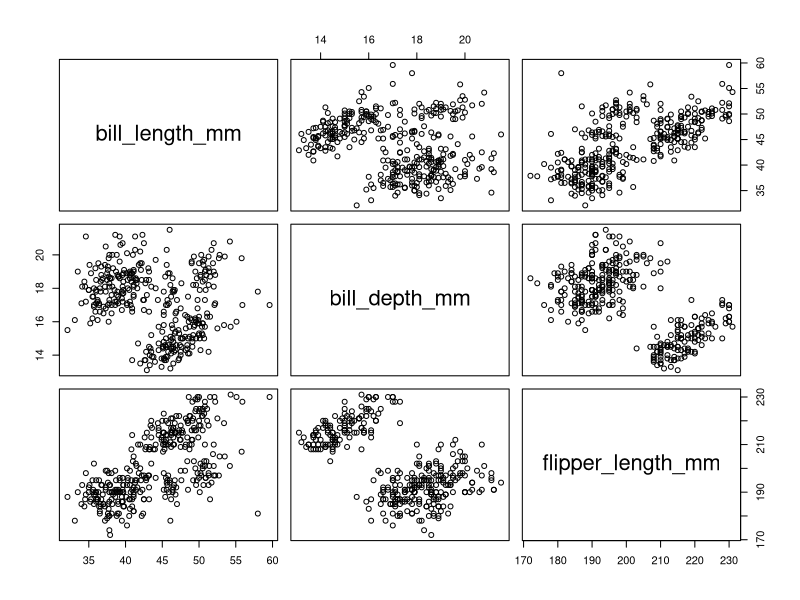
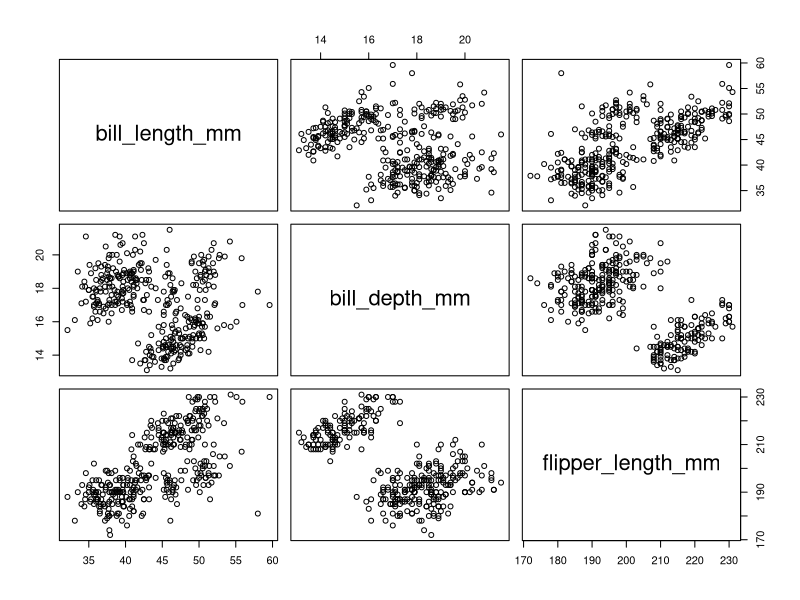
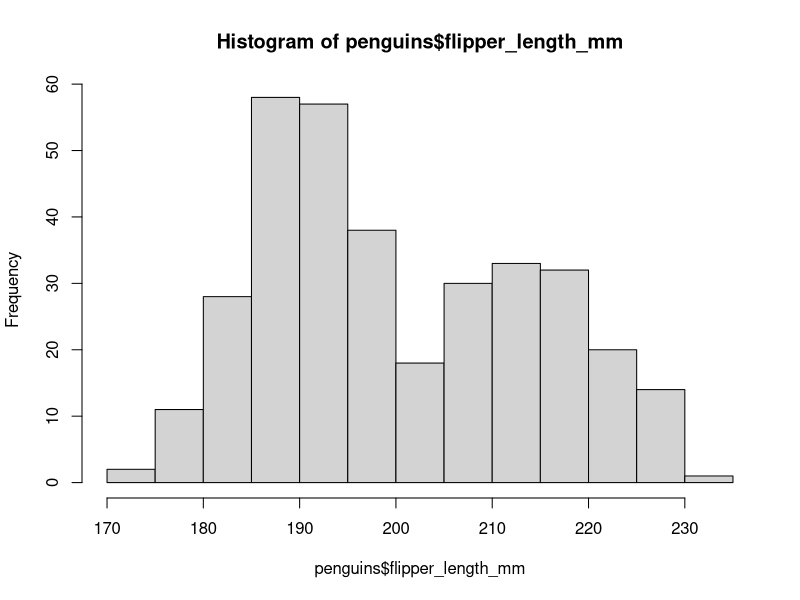

These figures' R source, in order:
## ---- chunk 1
knitr::opts_chunk$set(echo = TRUE)
## ---- chunk 2
require(palmerpenguins)
head(penguins)

## ---- chunk 3
plot(penguins[, 3:5])
## ---- chunk 4
plot(penguins[, 3:5])
## ---- chunk 5
hist(penguins$flipper_length_mm)
